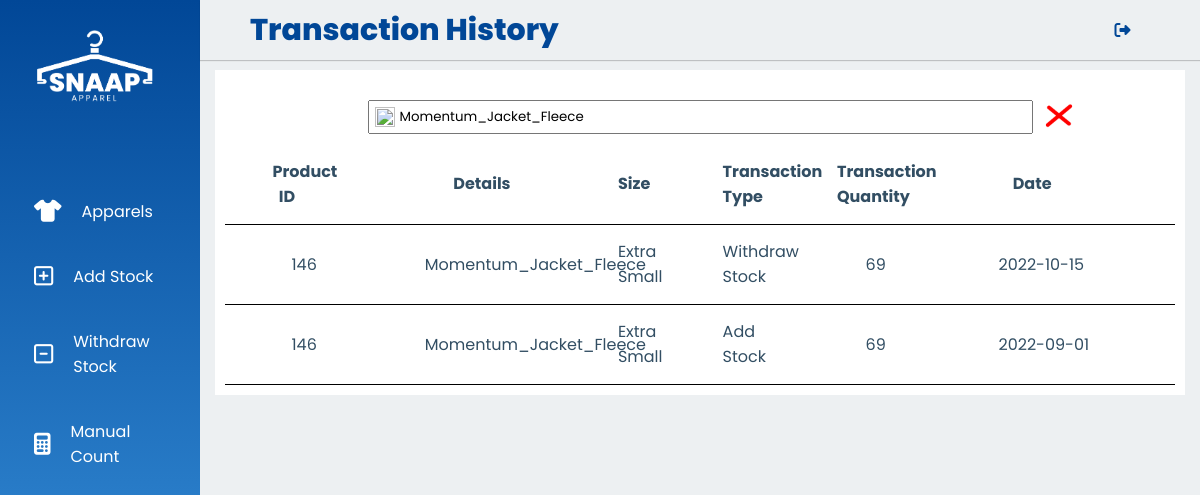
Page /transactionHistory.php?keyword=Momentum_Jacket_Fleece (signed in) on the committed database.
### tables this page shows
CREATE TABLE `transaction_history_table` (
  `transaction_id` int(11) NOT NULL,
  `product_id` int(11) DEFAULT NULL,
  `transaction_type` varchar(255) DEFAULT NULL,
  `transaction_date` date DEFAULT NULL,
  `transaction_quantity` int(11) DEFAULT NULL,
  `product_size` varchar(255) DEFAULT NULL,
  `product_details` varchar(255) DEFAULT NULL
);

### transactionHistory.php (the view, shortened to what this page needs)
<?php
    include 'connection.php';
    $condition = "";
    $keyword = "";
    if (isset($_GET['keyword']) && !empty($_GET['keyword'])) {
        $keyword = $_GET['keyword'];
        $condition = "WHERE product_details LIKE '%$keyword%' OR transaction_date LIKE '%$keyword%'
        OR transaction_type LIKE '%$keyword%' OR product_id LIKE '$keyword'";
    }
    $query = "SELECT product_id, product_details, product_size,
    transaction_type, transaction_quantity, transaction_date
    FROM transaction_history_table $condition
    ORDER BY transaction_id DESC";
    $queryResult = mysqli_query($conn, $query);
?>
<!DOCTYPE html>
<html lang = "en">
    <head>
        <link rel = "stylesheet" href = "css/style.css">
    </head>
    <body>
        <div class = "header">
            <?php include 'navBar.php'; ?>
            <div class = "main_container_index">
                <div class = "table_container">
                    <form class = "searchButtons" method = "GET" style = "margin: 0; padding: 0; width: 70%;" style = "display: flex; align-items: center; position: relative;">
                        <div class = "leftButton">
                            <button type = "submit" style = "background: none; border: none;">
                                <img src = "assets/magniGlass.png" style = "width: 20px; height: 20px; position: absolute; transform: translate(7px,70%); cursor: pointer;">
                            </button>
                            <input type = "text" placeholder = "Quick search" name = "keyword" value = "<?php echo $keyword;?>" style = "width: 100%; padding: 5px; padding-left: 30px; flex: 1;">
                        </div>
                        <?php
                            if(isset($_GET['keyword']) && !empty($_GET['keyword'])) {
                                echo '
                                    <div class = "RightButton">
                                        <label></label>
                                        <a href = "transactionHistory.php">
                                            <img src = "assets/cross.png" style = "width: 50px; height: 50px; position: absolute; transform: translate(1px,30%); cursor: pointer;">
                                        </a>
                                    </div>
                                ';
                            }
                        ?>
                    </form>
                    <table>
                        <thead>
                            <tr>
                                <th style = "width: 13%;">Product ID</th>
                                <th style = "width: 18%; padding-right: .3%">Details</th>
                                <th style = "width: 8%;">Size</th>
                                <th style = "width: 15%; padding-left: 8%;">Transaction Type</th>
                                <th style = "width: 5%;">Transaction Quantity</th>
                                <th style = "width: 30%;">Date</th>
                            </tr>
                        </thead>
                        <tbody>
                            <?php
                                while ($row = mysqli_fetch_array($queryResult, MYSQLI_BOTH)) {
                                    $productId = $row['product_id'];
                                    $details = $row['product_details'];
                                    $size = $row['product_size'];
                                    $trans = $row['transaction_type'];
                                    $transQuantity = $row['transaction_quantity'];
                                    $transDate = $row['transaction_date'];
                                    echo '
                                        <tr>
                                            <td style="width: 13%; padding-left: 7%;">' . $productId . '</td>
                                            <td style="width: 18%;">' . $details . '</td>
                                            <td style="width: 8%; padding-left: 5%;">' . $size . '</td>
                                            <td style="width: 15%; padding-right: 10%;">' . $trans . '</td>
                                            <td style="width: 5%;">' . $transQuantity . '</td>
                                            <td style="width: 30%; padding-left: 11.5%;">' . $transDate . '</td>
                                        </tr>
                                    ';
                                }
                            ?>
                        </tbody>
                    </table>
                </div>
            </div>
        </div>
    </body>
</html>

### css/style.css (style rules this page uses)
* { margin: 0; padding: 0; box-sizing: border-box; font-family: 'Poppins', sans-serif; }
.header { width: 100%; height: 100vh; background: #EDF0F2; }
.main_container_index { width: calc(100% - 200px); margin-top: 50px; margin-left: 200px; padding: 15px; transition: all 0.3s ease; background: #EDF0F2; }
html { position: relative; overflow-x: hidden !important; }
* { box-sizing: border-box; }
body { font-family: 'Quicksand', sans-serif; color: #324e63; }
table { border-collapse: collapse; }
.table_container { display: flex; flex-direction: column; align-items: center; padding: 10px; gap: 10px; width: 100%; height: 100%; background: #FFFFFF; align-self: stretch; }
th { box-sizing: border-box; flex-direction: row; align-items: center; padding: 10px 5%; width: 1244px; height: 80px; border-bottom: 1px solid #000000; align-self: stretch; }
td { box-sizing: border-box; flex-direction: row; align-items: center; padding: 10px 8%; width: 1244px; height: 80px; border-bottom: 1px solid #000000; align-self: stretch; }
.searchButtons { display: flex; }
.leftButton, .rightButton { flex: 1; }

### rows in the picture
transaction_history_table: product "146", product_details "Momentum_Jacket_Fleece", product_size "Extra Small", transaction_type "Withdraw Stock", transaction_quantity "69", transaction_date "2022-10-15"
transaction_history_table: product "146", product_details "Momentum_Jacket_Fleece", product_size "Extra Small", transaction_type "Add Stock", transaction_quantity "69", transaction_date "2022-09-01"
